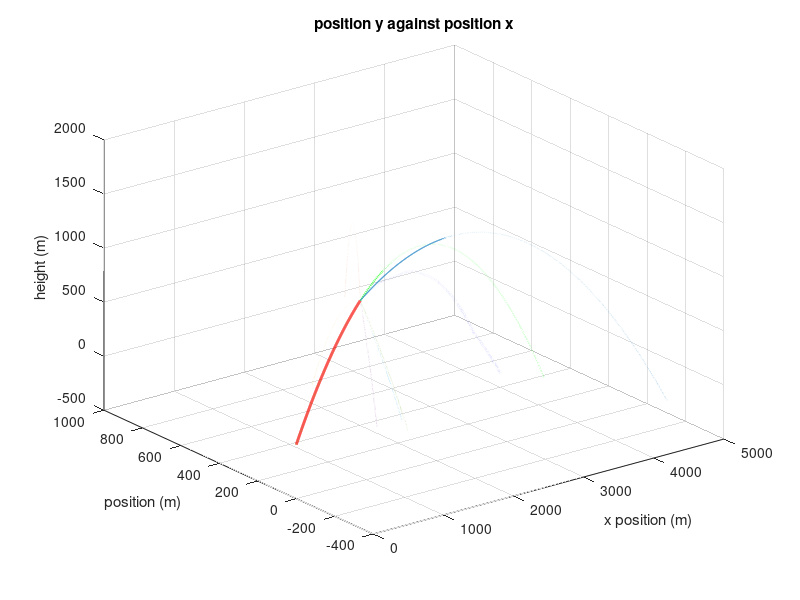

This chart was generated by the following MATLAB code: (Note: this script raises an error after producing the figure.)
%% This program simulates and calculates the centre of mass of a bomb following a projectile motion
% In this program it is assumed that the bomb starts at on piece and then
% explodes into multiple fragments
clear ; clc; %clear previous program
%% Setting up paremters
M = 100; % the mass in kg
phi = pi/3; % the angle that the bomb starts at in deg
theta = 0; % angle from x axis, in x-y plane. shot along x-axis
speed = 200; % the initial speed of the bomb in m/s
x_speed = speed*cos(theta)*cos(phi) ; % x component of the speed
y_speed = speed*sin(theta)*cos(phi);
z_speed = speed*sin(phi) ; % z component of the speed
v = [x_speed, y_speed, z_speed];
g = 9.81; % the acceleraton of gravity in m+/s^2
z_at_peak = z_speed^2/(2*g);
time_at_peak = z_speed/g;
x_at_peak = x_speed*time_at_peak;
y_at_peak = y_speed*time_at_peak; %0
%range of explosion is between quarter and three-quarters through
%doing this here because we need speed and position right before explosion
% explosion_time = time_at_peak + rand*time_at_peak*0.5;
explosion_time = time_at_peak*0.5 +rand*time_at_peak;
velocity_pre_explosion = [x_speed, y_speed, 0]; %z set later, x-y constant
explosion_position = [0, 0, 0];
%% the trajectory of the bomb
tau = 0.01; %timestep
Nsteps = ceil((2*time_at_peak)/tau); % number of steps
explosion_step = ceil(explosion_time/tau);
x_position = zeros(1, Nsteps+1);
y_position = zeros(1, Nsteps+1);
z_position = zeros(1, Nsteps+1);
for i=2:Nsteps+1
% now we will update the velocity and the position since the acceleration
% is constant
    t = i*tau ; % current time
% from the kinematic equations
    x_position(i) = x_speed*t; % x = xo +v(ox)t 
    y_position(i) = y_speed*t; %0
    z_position(i) = z_speed*t - 0.5*g*t^2 ; % y = yo + v(oy)t-gt^2/2
    if i == explosion_step
        velocity_pre_explosion(3) = z_speed - g*t;
        explosion_position = [x_position(i), y_position(i), z_position(i)];
    end
    if y_position(i) < 0 %to counter error due to rounding
        y_position(i) = 0;
        x_position(i) = x_speed*2*time_at_peak;
    end
end
%% plotting 
clf ; % clear and move forward
plot3(x_position(1, 1:explosion_step), y_position(1, 1:explosion_step), ...
    z_position(1, 1:explosion_step),'r-','LineWidth',2)
grid on
hold on
plot3(x_position, y_position, z_position,'g--','Linewidth',1.2)
title('position y against position x')
xlabel('x position (m)')
ylabel('position (m)')
zlabel('height (m)')
grid on
hold on

%part 2
%randomise some aspects of explosion
explosion_impulse_time = 0.1;
n_fragments = 4 + ceil(rand*3); %5-7
fragment_masses = zeros(1, n_fragments);
remaining_mass = M;
for i=1:n_fragments-1
    %largest fragment is less than 60% of remainder, greater than 10%
    %this way we don't have (or 'ignore') minisicule pieces
    fragment_masses(i) = (0.1*remaining_mass) + (0.5*rand*remaining_mass);
    remaining_mass = remaining_mass - fragment_masses(i);
end
fragment_masses(n_fragments) = remaining_mass;

%if each fragment is a circle sector, with sides R = 0.25,
%the angle for each sector is given by
fragment_angles_theta = (2*pi)*(fragment_masses/M);
fragment_angles_phi = (pi)*(fragment_masses/M);
%randomising a starting point, relative to the horizontal
explosion_force = 10000 + (rand*5000); %newtons
impulse = explosion_force*explosion_impulse_time;
x_speed_fragments = zeros(1, n_fragments);
y_speed_fragments = zeros(1, n_fragments);
z_speed_fragments = zeros(1, n_fragments);
starting_angle_theta = rand*2*pi;
starting_angle_phi = rand*pi;%randomised initially, cimulative
%getting initial velocities, conservation of momentum
for i=1:n_fragments
    
    %the centre of mass of each circle sector with angle gamma, is along
    %the radius starting from gamma/2 (due to symmetry).
    %so, the angle from from the horizontal to the direction each fragment
    %will fly off in is given by
    
    alpha = starting_angle_theta + fragment_angles_theta(i)/2;
    beta = starting_angle_phi + fragment_angles_phi(i)/2;
    
    %mv(aft) - mv(bef) = ft
    %v(aft) = (ft/m)+v(bef) or v(aft) = (ft + v(bef))/m
    
    x_speed_fragments(i) = (impulse*cos(alpha)*cos(beta) + ...
        (fragment_masses(i)*velocity_pre_explosion(1)))/fragment_masses(i);
    
    y_speed_fragments(i) = (impulse*sin(alpha)*cos(beta) + ...
        (fragment_masses(i)*velocity_pre_explosion(2)))/fragment_masses(i);
    
    z_speed_fragments(i) = (impulse*sin(beta) + ...
        (fragment_masses(i)*velocity_pre_explosion(3)))/fragment_masses(i);
    
    starting_angle_theta = starting_angle_theta + fragment_angles_theta(i);
    starting_angle_phi = starting_angle_phi + fragment_angles_phi(i);
end
%these get extended, in the following loop
fragment_x_positions = zeros(n_fragments, 1);
fragment_y_positions = zeros(n_fragments, 1);
fragment_z_positions = zeros(n_fragments, 1);

all_midair = ones(1, n_fragments);
reached_ground = 0; %n of fragments that reached ground
midair = true;
k = 0; %while loop counter
while (midair)
    t = tau*k;
    k = k+1;
    for i=1:n_fragments
        if all_midair(i)
            fragment_x_positions(i, k) = (x_speed_fragments(i)*t)+explosion_position(1);
            fragment_y_positions(i, k) = (y_speed_fragments(i)*t)+explosion_position(2);
            fragment_z_positions(i, k) = ((z_speed_fragments(i)*t)-(0.5*g*t^2))+explosion_position(3);
            if (fragment_z_positions(i, k) < 0)
                fragment_z_positions(i, k) = 0;
                t_to_ground_1 = (z_speed_fragments(i)/g) + (((z_speed_fragments(i)^2) + (2*g*explosion_position(3)))^0.5)/g;
%                 t_to_ground_2 = (z_speed_fragments(i)/g) - (((z_speed_fragments(i)^2) + (2*g*explosion_position(3)))^0.5)/g;
                fragment_x_positions(i, k) = explosion_position(1) + (x_speed_fragments(i)*t_to_ground_1);
                fragment_y_positions(i, k) = explosion_position(2) + (y_speed_fragments(i)*t_to_ground_1);
                
                all_midair(i) = 0;
                reached_ground = reached_ground + 1;
                if (reached_ground == n_fragments)
                    midair = false;
                    %DO NOT ADD 'BREAK', still need x-y positions to be set
                end
            end
        else
            % already on the floor, x-y positions constant. z = 0
            fragment_x_positions(i, k) = fragment_x_positions(i, k-1);
            fragment_y_positions(i, k) = fragment_y_positions(i, k-1);
        end
    end
end

%plotting the trajectory of the peices
for i=1:n_fragments
    plot3(fragment_x_positions(i, :), fragment_y_positions(i, :), fragment_z_positions(i, :),'LineWidth',0.8);
    grid on
    hold on
end


centre_of_mass = zeros(3, k);
for j=1:k
    for i=1:n_fragments
        centre_of_mass(1, j) = centre_of_mass(1, j) + (fragment_x_positions(i, j) * fragment_masses(i));
        centre_of_mass(2, j) = centre_of_mass(2, j) + (fragment_y_positions(i, j) * fragment_masses(i));
        centre_of_mass(3, j) = centre_of_mass(3, j) + (fragment_z_positions(i, j) * fragment_masses(i));
    end
end
centre_of_mass = centre_of_mass/M;

plot3(centre_of_mass(1, :),centre_of_mass(2, :),centre_of_mass(3, :), ...
    'b-', 'lineWidth', 2) % plotting the centre of mass trajectory
f_names = strings(1, 3 + n_fragments);
f_names(1) = 'bomb';
f_names(2) = 'expected trajectory';
for i=3:2+n_fragments
    f_names(i) = 'fragment ' + string(i-2);
end
f_names(n_fragments+3) = 'centre of mass';
legend(f_names) %remove this to view graph clearly
